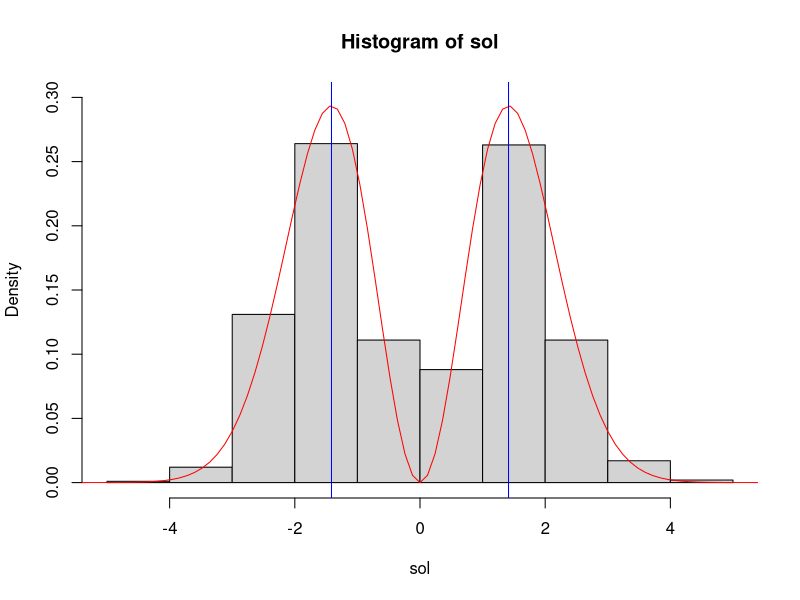
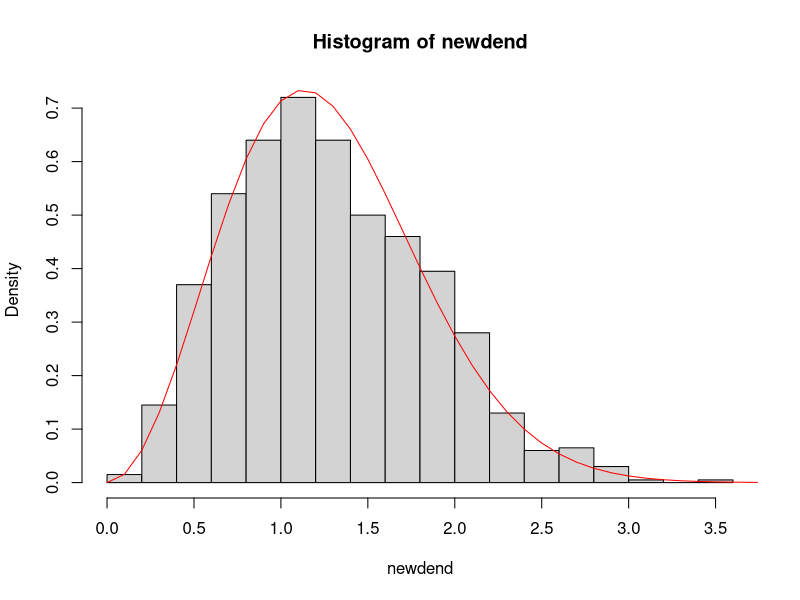
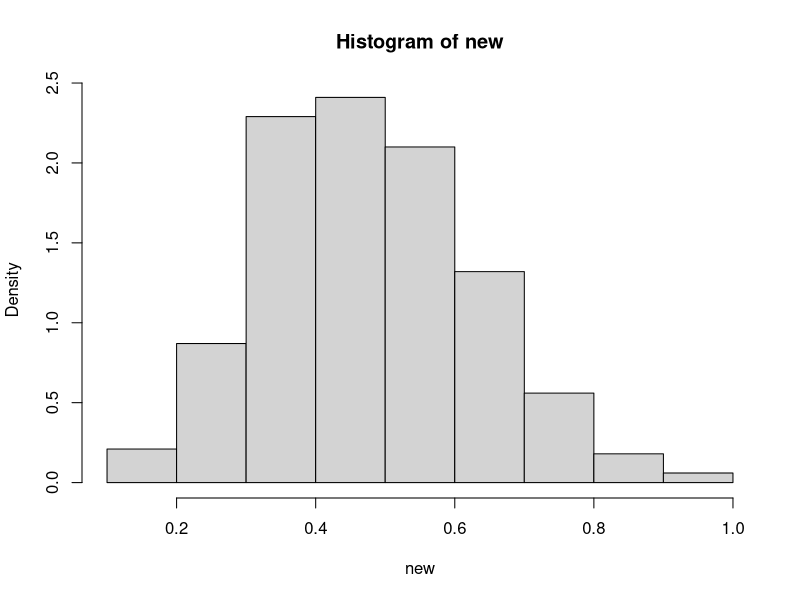

Write the R code that produced these figures, in order. (Note: this script raises an error after producing the figures.)
#########################################
## Generate random numbers for AU model
#########################################
### Normal Bimodal (sqrt(2)) - NB(sqrt(2))
sol<-c()
n<-1000
for (i in 1:n) {
  y<-rchisq(1,3)
  u<-runif(1)
  if (u<1/2){j<-sqrt(y)}else{j<--sqrt(y)}
  sol[i]<-j
}
sol
hist(sol,freq=F,ylim=c(0,0.3))

dens<-function(x){(x^2)*dnorm(x)}
curve(dens(x),-6,6,add=T,col="red")
abline(v=sqrt(2),col="blue")
abline(v=-sqrt(2),col="blue")

### Half Normal Bimodal - HNB(0.8)
sol<-c()
n<-1000
for (i in 1:n) {
  y<-rchisq(1,3)
  u<-runif(1)
  if (u<1/2){j<-sqrt(y)}else{j<--sqrt(y)}
  sol[i]<-j
}
newdend<-0.8*abs(sol)
densdhalfalpha<-function(x,alpha){dnorm(x/alpha)*(2/alpha)*(x/alpha)^2}
hist(newdend,freq=F,breaks = 20)
curve(densdhalfalpha(x,0.8),0,10,col="red",add=T)

### Unit Half Bimodal (ALPHA UNIT)
sol<-c()
n<-1000
for (i in 1:n) {
  y<-rchisq(1,3)
  u<-runif(1)
  if (u<1/2){j<-sqrt(y)}else{j<--sqrt(y)}
  sol[i]<-j
}
new<-exp(-0.5*abs(sol))   #datos generados
hist(new,freq=F)
dAU<-function(x,alpha){
  dnorm(log(x)/alpha)*(2/(alpha*x))*(log(x)/alpha)^2}
curve(densdunitedNB(x,0.5),0.001,1,col="red",add=T)
